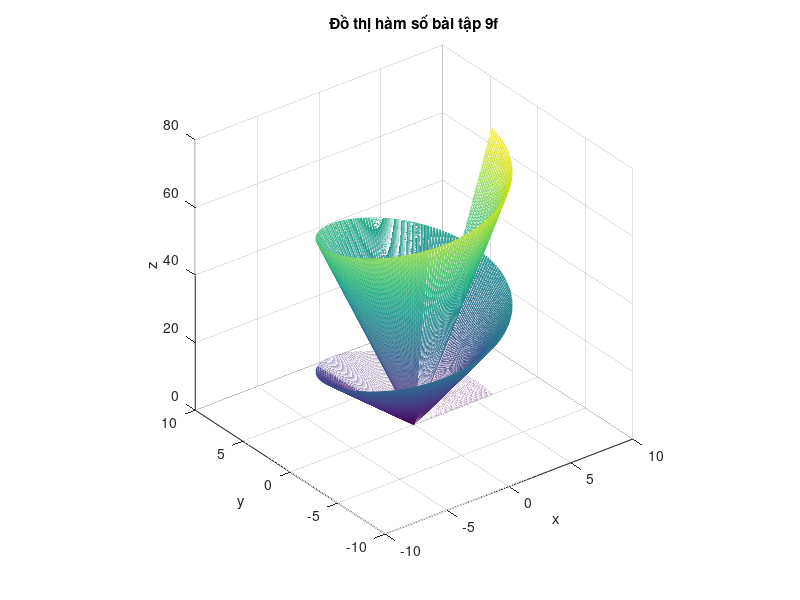

The MATLAB script that drew this image:
u = 0:pi/100:2*pi;
v = 0:pi/100:4*pi;
[U, V] = meshgrid(u, v);

x = U.*cos(V);
y = U.*sin(V);
z = U.*V;

figure('Name', 'Bài tập 9f', 'NumberTitle', 'off')
mesh(x, y, z);
xlabel('x');
ylabel('y');
zlabel('z');
axis square;
title('Đồ thị hàm số bài tập 9f');
